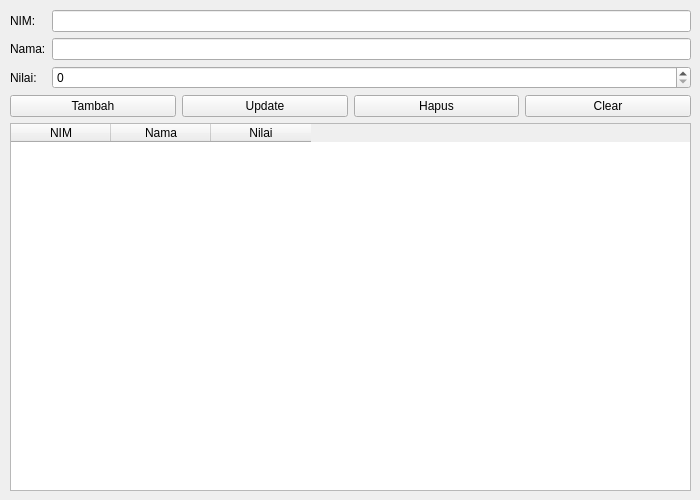
<?xml version="1.0" encoding="UTF-8"?>
<ui version="4.0">
 <class>DataMahasiswa</class>
 <widget class="QWidget" name="DataMahasiswa">
  <property name="geometry">
   <rect>
    <x>0</x>
    <y>0</y>
    <width>700</width>
    <height>500</height>
   </rect>
  </property>
  <property name="windowTitle">
   <string>Data Mahasiswa</string>
  </property>
  <widget class="QWidget" name="layoutWidget">
   <property name="geometry">
    <rect>
     <x>10</x>
     <y>10</y>
     <width>681</width>
     <height>481</height>
    </rect>
   </property>
   <layout class="QVBoxLayout" name="main_layout">
    <item>
     <layout class="QFormLayout" name="form_layout">
      <item row="0" column="0">
       <widget class="QLabel" name="label_nim">
        <property name="text">
         <string>NIM:</string>
        </property>
       </widget>
      </item>
      <item row="0" column="1">
       <widget class="QLineEdit" name="nim_input"/>
      </item>
      <item row="1" column="0">
       <widget class="QLabel" name="label_nama">
        <property name="text">
         <string>Nama:</string>
        </property>
       </widget>
      </item>
      <item row="1" column="1">
       <widget class="QLineEdit" name="nama_input"/>
      </item>
      <item row="2" column="0">
       <widget class="QLabel" name="label_nilai">
        <property name="text">
         <string>Nilai:</string>
        </property>
       </widget>
      </item>
      <item row="2" column="1">
       <widget class="QSpinBox" name="nilai_input">
        <property name="maximum">
         <number>100</number>
        </property>
       </widget>
      </item>
     </layout>
    </item>
    <item>
     <layout class="QHBoxLayout" name="btn_layout">
      <item>
       <widget class="QPushButton" name="add_btn">
        <property name="text">
         <string>Tambah</string>
        </property>
       </widget>
      </item>
      <item>
       <widget class="QPushButton" name="update_btn">
        <property name="text">
         <string>Update</string>
        </property>
       </widget>
      </item>
      <item>
       <widget class="QPushButton" name="delete_btn">
        <property name="text">
         <string>Hapus</string>
        </property>
       </widget>
      </item>
      <item>
       <widget class="QPushButton" name="clear_btn">
        <property name="text">
         <string>Clear</string>
        </property>
       </widget>
      </item>
     </layout>
    </item>
    <item>
     <widget class="QTableWidget" name="table">
      <property name="columnCount">
       <number>3</number>
      </property>
      <column>
       <property name="text">
        <string>NIM</string>
       </property>
      </column>
      <column>
       <property name="text">
        <string>Nama</string>
       </property>
      </column>
      <column>
       <property name="text">
        <string>Nilai</string>
       </property>
      </column>
     </widget>
    </item>
   </layout>
  </widget>
 </widget>
 <resources/>
 <connections/>
</ui>
